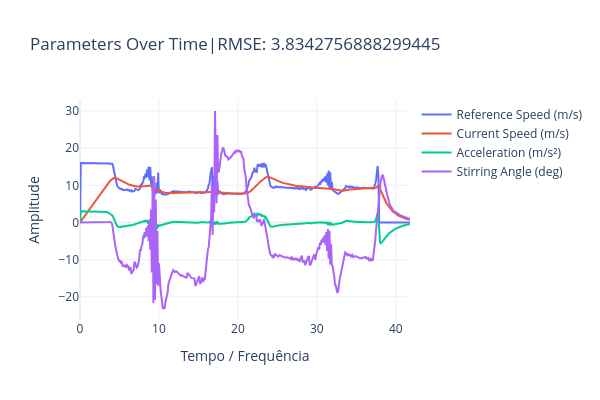
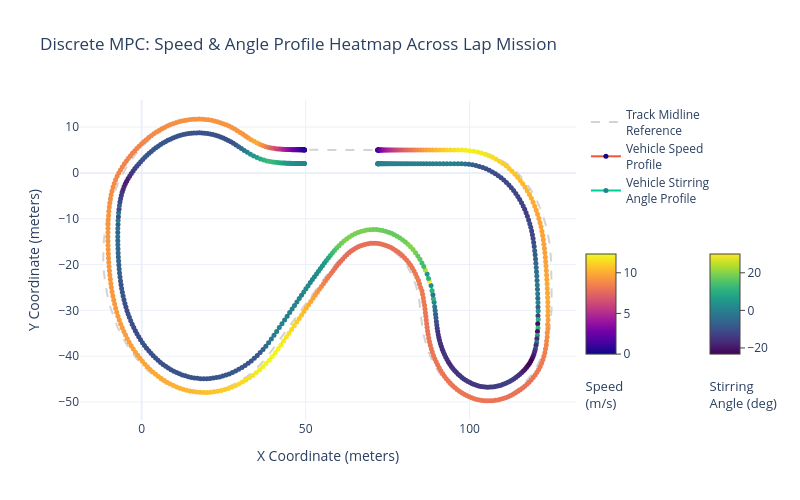

Write notebook code for charts like these, in order.
### Code cell
ySeries=[v_ref_history, v_history, acc_history, delta_history][:]
xSeries=[t_history for i in range(len(ySeries))][:]
names = ['Reference Speed (m/s)', 'Current Speed (m/s)',
        'Acceleration (m/s²)', 'Stirring Angle (deg)',][:]
data = [x_mid, y_mid, x_history,y_history, t_history, delta_history, psi_history, v_history]

PlotSeriesPLY(xSeries,ySeries,names,title=f'Parameters Over Time|RMSE: {score}')
#PlotSeriesDifScalesPLY(xSeries,ySeries,names,title=f'Parameters Over Time|RMSE: {score}')
PlotMPCTracksPLY(data,width=800,height=500)

### Figure 1 — Plotly figure (JSON) as saved in the notebook; plotly's stock layout.template omitted (floating-point values rounded to 4 significant figures; data arrays with more than 128 entries replaced by an {"elided": "..."} marker saying what was removed)
{"data": [{"mode": "lines", "name": "Reference Speed (m/s)", "type": "scatter", "x": {"elided": "419 float values"}, "xaxis": "x", "y": {"elided": "419 float values"}, "yaxis": "y"}, {"mode": "lines", "name": "Current Speed (m/s)", "type": "scatter", "x": {"elided": "419 float values"}, "xaxis": "x", "y": {"elided": "419 float values"}, "yaxis": "y"}, {"mode": "lines", "name": "Acceleration (m/s²)", "type": "scatter", "x": {"elided": "419 float values"}, "xaxis": "x", "y": {"elided": "419 float values"}, "yaxis": "y"}, {"mode": "lines", "name": "Stirring Angle (deg)", "type": "scatter", "x": {"elided": "419 float values"}, "xaxis": "x", "y": {"elided": "419 float values"}, "yaxis": "y"}], "layout": {"height": 400, "title": {"text": "Parameters Over Time|RMSE: 3.8342756888299445"}, "width": 600, "xaxis": {"anchor": "y", "domain": [0, 1], "title": {"text": "Tempo / Frequência"}}, "yaxis": {"anchor": "x", "domain": [0, 1], "title": {"text": "Amplitude"}}}}

### Figure 2 — Plotly figure (JSON) as saved in the notebook; plotly's stock layout.template omitted (floating-point values rounded to 4 significant figures; data arrays with more than 128 entries replaced by an {"elided": "..."} marker saying what was removed)
{"data": [{"line": {"color": "lightgray", "dash": "dash", "width": 2}, "mode": "lines", "name": "Track Midline<br>Reference", "type": "scatter", "x": {"elided": "5000 float values"}, "y": {"elided": "5000 float values"}}, {"hoverinfo": "text+x+y", "marker": {"cmax": 12.31, "cmin": 0, "color": {"elided": "419 float values"}, "colorbar": {"len": 0.5, "ticks": "outside", "title": {"font": {"size": 13}, "side": "bottom", "text": "Speed<br>(m/s)"}, "x": 1, "y": 0.3, "yanchor": "middle"}, "colorscale": [[0, "#0d0887"], [0.1111, "#46039f"], [0.2222, "#7201a8"], [0.3333, "#9c179e"], [0.4444, "#bd3786"], [0.5556, "#d8576b"], [0.6667, "#ed7953"], [0.7778, "#fb9f3a"], [0.8889, "#fdca26"], [1, "#f0f921"]], "showscale": true, "size": 5}, "mode": "lines+markers", "name": "Vehicle Speed<br>Profile", "text": {"elided": "419 str values"}, "type": "scatter", "x": {"elided": "419 float values"}, "y": {"elided": "419 float values"}}, {"hoverinfo": "text+x+y", "line": {"width": 2}, "marker": {"cmax": 30.0, "cmin": -23.27, "color": {"elided": "419 float values"}, "colorbar": {"len": 0.5, "ticks": "outside", "title": {"font": {"size": 13}, "side": "bottom", "text": "Stirring<br>Angle (deg)"}, "x": 1.25, "y": 0.3, "yanchor": "middle"}, "colorscale": [[0, "#440154"], [0.1111, "#482878"], [0.2222, "#3e4989"], [0.3333, "#31688e"], [0.4444, "#26828e"], [0.5556, "#1f9e89"], [0.6667, "#35b779"], [0.7778, "#6ece58"], [0.8889, "#b5de2b"], [1, "#fde725"]], "showscale": true, "size": 5}, "mode": "lines+markers", "name": "Vehicle Stirring<br>Angle Profile", "text": {"elided": "419 str values"}, "type": "scatter", "x": {"elided": "419 float values"}, "y": {"elided": "419 float values"}}], "layout": {"height": 500, "legend": {"x": 1.02, "xanchor": "left", "y": 1, "yanchor": "top"}, "showlegend": true, "title": {"text": "Discrete MPC: Speed & Angle Profile Heatmap Across Lap Mission"}, "width": 800, "xaxis": {"title": {"text": "X Coordinate (meters)"}}, "yaxis": {"title": {"text": "Y Coordinate (meters)"}}}}
